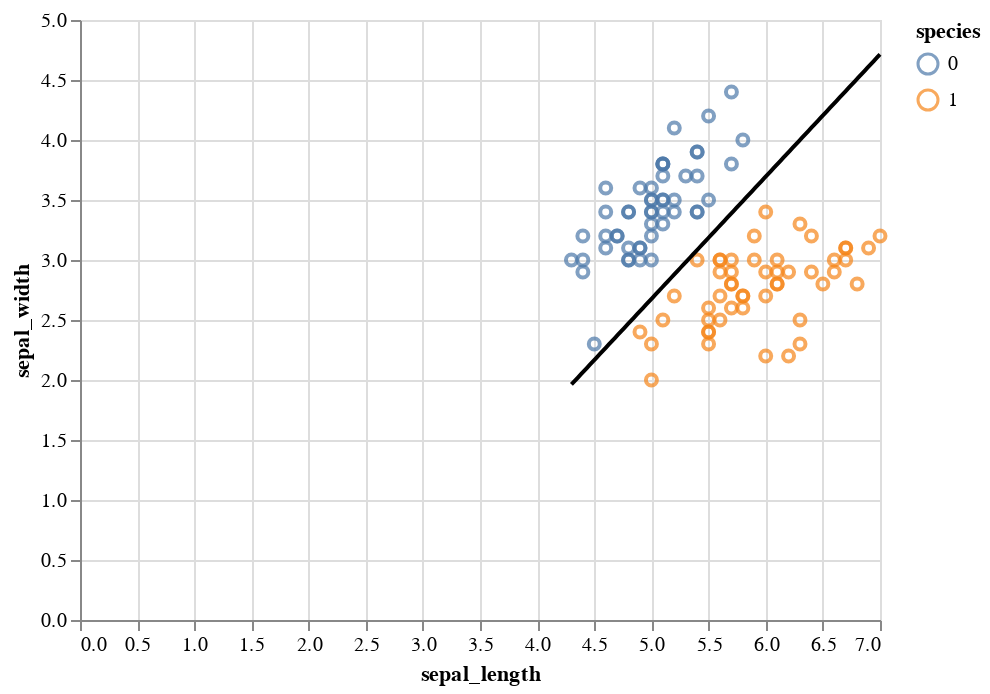

Notebook code for this chart:
### Markdown cell above
## Can we now visualize what is "linear" in this generalized linear model of sepal length and sepal width being used to predict species of iris flower?

> Please create python code that displays an altair visualization to very clearly show what is "linear" in this generalized linear model using the exact same data.

I understand that you're looking for a way to visualize what's linear in the logistic regression model using Altair. The linear part of the logistic regression model refers to the way the predictors (x1 and x2) are combined in the systematic component of the model. That is, they're combined in a linear way as a weighted sum: η = β0 + β1 * x1 + β2 * x2.

To visualize this, we can create a scatter plot of the iris data, color the points according to the species (y), and then overlay a line that represents the decision boundary of the logistic regression model, which is derived from the linear predictor η.

Here's some Python code that accomplishes this:

### Code cell
import altair as alt
from sklearn.datasets import load_iris
from sklearn.linear_model import LogisticRegression
import pandas as pd
import numpy as np

# Load the Iris dataset
iris = load_iris()

# Create the design matrix X and the target vector y
X = iris.data[:100, :2]
y = iris.target[:100]

# Convert the data to a Pandas DataFrame
df = pd.DataFrame(X, columns=['sepal_length', 'sepal_width'])
df['species'] = y

# Fit the logistic regression model
model = LogisticRegression().fit(X, y)

# The model's coefficients correspond to β in your lecture note
β0 = model.intercept_[0]  # This is the intercept
β1, β2 = model.coef_[0]  # These are the coefficients for x1 and x2

# Generate data for the decision boundary (where η = 0)
x1 = np.linspace(df['sepal_length'].min(), df['sepal_length'].max(), 100)
x2 = -(β0 + β1 * x1) / β2 # this is the equation for the decision boundary: standard formula for plotting a line from high school: y = mx + b, where m is the slope and b is the intercept
boundary = pd.DataFrame({'sepal_length': x1, 'sepal_width': x2})

# Create the Altair chart
points = alt.Chart(df).mark_point().encode(
    x='sepal_length',
    y='sepal_width',
    color='species:N'
)

line = alt.Chart(boundary).mark_line(color='black').encode(
    x='sepal_length',
    y='sepal_width'
)

chart = points + line
chart

### Figure 1 — Vega-Lite specification as saved in the notebook (floating-point values rounded to 4 significant figures)
{"config": {"view": {"continuousWidth": 400, "continuousHeight": 300}}, "layer": [{"data": {"name": "data-d7d8edbec896e45e74f770da66424e25"}, "mark": "point", "encoding": {"color": {"field": "species", "type": "nominal"}, "x": {"field": "sepal_length", "type": "quantitative"}, "y": {"field": "sepal_width", "type": "quantitative"}}}, {"data": {"name": "data-a49ac1f20387262260df02f305c6f416"}, "mark": {"type": "line", "color": "black"}, "encoding": {"x": {"field": "sepal_length", "type": "quantitative"}, "y": {"field": "sepal_width", "type": "quantitative"}}}], "$schema": "https://vega.github.io/schema/vega-lite/v4.17.0.json", "datasets": {"data-d7d8edbec896e45e74f770da66424e25": [{"sepal_length": 5.1, "sepal_width": 3.5, "species": 0}, {"sepal_length": 4.9, "sepal_width": 3.0, "species": 0}, {"sepal_length": 4.7, "sepal_width": 3.2, "species": 0}, {"sepal_length": 4.6, "sepal_width": 3.1, "species": 0}, {"sepal_length": 5.0, "sepal_width": 3.6, "species": 0}, {"sepal_length": 5.4, "sepal_width": 3.9, "species": 0}, {"sepal_length": 4.6, "sepal_width": 3.4, "species": 0}, {"sepal_length": 5.0, "sepal_width": 3.4, "species": 0}, {"sepal_length": 4.4, "sepal_width": 2.9, "species": 0}, {"sepal_length": 4.9, "sepal_width": 3.1, "species": 0}, {"sepal_length": 5.4, "sepal_width": 3.7, "species": 0}, {"sepal_length": 4.8, "sepal_width": 3.4, "species": 0}, {"sepal_length": 4.8, "sepal_width": 3.0, "species": 0}, {"sepal_length": 4.3, "sepal_width": 3.0, "species": 0}, {"sepal_length": 5.8, "sepal_width": 4.0, "species": 0}, {"sepal_length": 5.7, "sepal_width": 4.4, "species": 0}, {"sepal_length": 5.4, "sepal_width": 3.9, "species": 0}, {"sepal_length": 5.1, "sepal_width": 3.5, "species": 0}, {"sepal_length": 5.7, "sepal_width": 3.8, "species": 0}, {"sepal_length": 5.1, "sepal_width": 3.8, "species": 0}, {"sepal_length": 5.4, "sepal_width": 3.4, "species": 0}, {"sepal_length": 5.1, "sepal_width": 3.7, "species": 0}, {"sepal_length": 4.6, "sepal_width": 3.6, "species": 0}, {"sepal_length": 5.1, "sepal_width": 3.3, "species": 0}, {"sepal_length": 4.8, "sepal_width": 3.4, "species": 0}, {"sepal_length": 5.0, "sepal_width": 3.0, "species": 0}, {"sepal_length": 5.0, "sepal_width": 3.4, "species": 0}, {"sepal_length": 5.2, "sepal_width": 3.5, "species": 0}, {"sepal_length": 5.2, "sepal_width": 3.4, "species": 0}, {"sepal_length": 4.7, "sepal_width": 3.2, "species": 0}, {"sepal_length": 4.8, "sepal_width": 3.1, "species": 0}, {"sepal_length": 5.4, "sepal_width": 3.4, "species": 0}, {"sepal_length": 5.2, "sepal_width": 4.1, "species": 0}, {"sepal_length": 5.5, "sepal_width": 4.2, "species": 0}, {"sepal_length": 4.9, "sepal_width": 3.1, "species": 0}, {"sepal_length": 5.0, "sepal_width": 3.2, "species": 0}, {"sepal_length": 5.5, "sepal_width": 3.5, "species": 0}, {"sepal_length": 4.9, "sepal_width": 3.6, "species": 0}, {"sepal_length": 4.4, "sepal_width": 3.0, "species": 0}, {"sepal_length": 5.1, "sepal_width": 3.4, "species": 0}, {"sepal_length": 5.0, "sepal_width": 3.5, "species": 0}, {"sepal_length": 4.5, "sepal_width": 2.3, "species": 0}, {"sepal_length": 4.4, "sepal_width": 3.2, "species": 0}, {"sepal_length": 5.0, "sepal_width": 3.5, "species": 0}, {"sepal_length": 5.1, "sepal_width": 3.8, "species": 0}, {"sepal_length": 4.8, "sepal_width": 3.0, "species": 0}, {"sepal_length": 5.1, "sepal_width": 3.8, "species": 0}, {"sepal_length": 4.6, "sepal_width": 3.2, "species": 0}, {"sepal_length": 5.3, "sepal_width": 3.7, "species": 0}, {"sepal_length": 5.0, "sepal_width": 3.3, "species": 0}, {"sepal_length": 7.0, "sepal_width": 3.2, "species": 1}, {"sepal_length": 6.4, "sepal_width": 3.2, "species": 1}, {"sepal_length": 6.9, "sepal_width": 3.1, "species": 1}, {"sepal_length": 5.5, "sepal_width": 2.3, "species": 1}, {"sepal_length": 6.5, "sepal_width": 2.8, "species": 1}, {"sepal_length": 5.7, "sepal_width": 2.8, "species": 1}, {"sepal_length": 6.3, "sepal_width": 3.3, "species": 1}, {"sepal_length": 4.9, "sepal_width": 2.4, "species": 1}, {"sepal_length": 6.6, "sepal_width": 2.9, "species": 1}, {"sepal_length": 5.2, "sepal_width": 2.7, "species": 1}, {"sepal_length": 5.0, "sepal_width": 2.0, "species": 1}, {"sepal_length": 5.9, "sepal_width": 3.0, "species": 1}, {"sepal_length": 6.0, "sepal_width": 2.2, "species": 1}, {"sepal_length": 6.1, "sepal_width": 2.9, "species": 1}, {"sepal_length": 5.6, "sepal_width": 2.9, "species": 1}, {"sepal_length": 6.7, "sepal_width": 3.1, "species": 1}, {"sepal_length": 5.6, "sepal_width": 3.0, "species": 1}, {"sepal_length": 5.8, "sepal_width": 2.7, "species": 1}, {"sepal_length": 6.2, "sepal_width": 2.2, "species": 1}, {"sepal_length": 5.6, "sepal_width": 2.5, "species": 1}, {"sepal_length": 5.9, "sepal_width": 3.2, "species": 1}, {"sepal_length": 6.1, "sepal_width": 2.8, "species": 1}, {"sepal_length": 6.3, "sepal_width": 2.5, "species": 1}, {"sepal_length": 6.1, "sepal_width": 2.8, "species": 1}, {"sepal_length": 6.4, "sepal_width": 2.9, "species": 1}, {"sepal_length": 6.6, "sepal_width": 3.0, "species": 1}, {"sepal_length": 6.8, "sepal_width": 2.8, "species": 1}, {"sepal_length": 6.7, "sepal_width": 3.0, "species": 1}, {"sepal_length": 6.0, "sepal_width": 2.9, "species": 1}, {"sepal_length": 5.7, "sepal_width": 2.6, "species": 1}, {"sepal_length": 5.5, "sepal_width": 2.4, "species": 1}, {"sepal_length": 5.5, "sepal_width": 2.4, "species": 1}, {"sepal_length": 5.8, "sepal_width": 2.7, "species": 1}, {"sepal_length": 6.0, "sepal_width": 2.7, "species": 1}, {"sepal_length": 5.4, "sepal_width": 3.0, "species": 1}, {"sepal_length": 6.0, "sepal_width": 3.4, "species": 1}, {"sepal_length": 6.7, "sepal_width": 3.1, "species": 1}, {"sepal_length": 6.3, "sepal_width": 2.3, "species": 1}, {"sepal_length": 5.6, "sepal_width": 3.0, "species": 1}, {"sepal_length": 5.5, "sepal_width": 2.5, "species": 1}, {"sepal_length": 5.5, "sepal_width": 2.6, "species": 1}, {"sepal_length": 6.1, "sepal_width": 3.0, "species": 1}, {"sepal_length": 5.8, "sepal_width": 2.6, "species": 1}, {"sepal_length": 5.0, "sepal_width": 2.3, "species": 1}, {"sepal_length": 5.6, "sepal_width": 2.7, "species": 1}, {"sepal_length": 5.7, "sepal_width": 3.0, "species": 1}, {"sepal_length": 5.7, "sepal_width": 2.9, "species": 1}, {"sepal_length": 6.2, "sepal_width": 2.9, "species": 1}, {"sepal_length": 5.1, "sepal_width": 2.5, "species": 1}, {"sepal_length": 5.7, "sepal_width": 2.8, "species": 1}], "data-a49ac1f20387262260df02f305c6f416": [{"sepal_length": 4.3, "sepal_width": 1.963}, {"sepal_length": 4.327, "sepal_width": 1.991}, {"sepal_length": 4.355, "sepal_width": 2.019}, {"sepal_length": 4.382, "sepal_width": 2.046}, {"sepal_length": 4.409, "sepal_width": 2.074}, {"sepal_length": 4.436, "sepal_width": 2.102}, {"sepal_length": 4.464, "sepal_width": 2.13}, {"sepal_length": 4.491, "sepal_width": 2.157}, {"sepal_length": 4.518, "sepal_width": 2.185}, {"sepal_length": 4.545, "sepal_width": 2.213}, {"sepal_length": 4.573, "sepal_width": 2.241}, {"sepal_length": 4.6, "sepal_width": 2.269}, {"sepal_length": 4.627, "sepal_width": 2.296}, {"sepal_length": 4.655, "sepal_width": 2.324}, {"sepal_length": 4.682, "sepal_width": 2.352}, {"sepal_length": 4.709, "sepal_width": 2.38}, {"sepal_length": 4.736, "sepal_width": 2.407}, {"sepal_length": 4.764, "sepal_width": 2.435}, {"sepal_length": 4.791, "sepal_width": 2.463}, {"sepal_length": 4.818, "sepal_width": 2.491}, {"sepal_length": 4.845, "sepal_width": 2.519}, {"sepal_length": 4.873, "sepal_width": 2.546}, {"sepal_length": 4.9, "sepal_width": 2.574}, {"sepal_length": 4.927, "sepal_width": 2.602}, {"sepal_length": 4.955, "sepal_width": 2.63}, {"sepal_length": 4.982, "sepal_width": 2.658}, {"sepal_length": 5.009, "sepal_width": 2.685}, {"sepal_length": 5.036, "sepal_width": 2.713}, {"sepal_length": 5.064, "sepal_width": 2.741}, {"sepal_length": 5.091, "sepal_width": 2.769}, {"sepal_length": 5.118, "sepal_width": 2.796}, {"sepal_length": 5.145, "sepal_width": 2.824}, {"sepal_length": 5.173, "sepal_width": 2.852}, {"sepal_length": 5.2, "sepal_width": 2.88}, {"sepal_length": 5.227, "sepal_width": 2.908}, {"sepal_length": 5.255, "sepal_width": 2.935}, {"sepal_length": 5.282, "sepal_width": 2.963}, {"sepal_length": 5.309, "sepal_width": 2.991}, {"sepal_length": 5.336, "sepal_width": 3.019}, {"sepal_length": 5.364, "sepal_width": 3.047}, {"sepal_length": 5.391, "sepal_width": 3.074}, {"sepal_length": 5.418, "sepal_width": 3.102}, {"sepal_length": 5.445, "sepal_width": 3.13}, {"sepal_length": 5.473, "sepal_width": 3.158}, {"sepal_length": 5.5, "sepal_width": 3.185}, {"sepal_length": 5.527, "sepal_width": 3.213}, {"sepal_length": 5.555, "sepal_width": 3.241}, {"sepal_length": 5.582, "sepal_width": 3.269}, {"sepal_length": 5.609, "sepal_width": 3.297}, {"sepal_length": 5.636, "sepal_width": 3.324}, {"sepal_length": 5.664, "sepal_width": 3.352}, {"sepal_length": 5.691, "sepal_width": 3.38}, {"sepal_length": 5.718, "sepal_width": 3.408}, {"sepal_length": 5.745, "sepal_width": 3.436}, {"sepal_length": 5.773, "sepal_width": 3.463}, {"sepal_length": 5.8, "sepal_width": 3.491}, {"sepal_length": 5.827, "sepal_width": 3.519}, {"sepal_length": 5.855, "sepal_width": 3.547}, {"sepal_length": 5.882, "sepal_width": 3.574}, {"sepal_length": 5.909, "sepal_width": 3.602}, {"sepal_length": 5.936, "sepal_width": 3.63}, {"sepal_length": 5.964, "sepal_width": 3.658}, {"sepal_length": 5.991, "sepal_width": 3.686}, {"sepal_length": 6.018, "sepal_width": 3.713}, {"sepal_length": 6.045, "sepal_width": 3.741}, {"sepal_length": 6.073, "sepal_width": 3.769}, {"sepal_length": 6.1, "sepal_width": 3.797}, {"sepal_length": 6.127, "sepal_width": 3.824}, {"sepal_length": 6.155, "sepal_width": 3.852}, {"sepal_length": 6.182, "sepal_width": 3.88}, {"sepal_length": 6.209, "sepal_width": 3.908}, {"sepal_length": 6.236, "sepal_width": 3.936}, {"sepal_length": 6.264, "sepal_width": 3.963}, {"sepal_length": 6.291, "sepal_width": 3.991}, {"sepal_length": 6.318, "sepal_width": 4.019}, {"sepal_length": 6.345, "sepal_width": 4.047}, {"sepal_length": 6.373, "sepal_width": 4.075}, {"sepal_length": 6.4, "sepal_width": 4.102}, {"sepal_length": 6.427, "sepal_width": 4.13}, {"sepal_length": 6.455, "sepal_width": 4.158}, {"sepal_length": 6.482, "sepal_width": 4.186}, {"sepal_length": 6.509, "sepal_width": 4.213}, {"sepal_length": 6.536, "sepal_width": 4.241}, {"sepal_length": 6.564, "sepal_width": 4.269}, {"sepal_length": 6.591, "sepal_width": 4.297}, {"sepal_length": 6.618, "sepal_width": 4.325}, {"sepal_length": 6.645, "sepal_width": 4.352}, {"sepal_length": 6.673, "sepal_width": 4.38}, {"sepal_length": 6.7, "sepal_width": 4.408}, {"sepal_length": 6.727, "sepal_width": 4.436}, {"sepal_length": 6.755, "sepal_width": 4.464}, {"sepal_length": 6.782, "sepal_width": 4.491}, {"sepal_length": 6.809, "sepal_width": 4.519}, {"sepal_length": 6.836, "sepal_width": 4.547}, {"sepal_length": 6.864, "sepal_width": 4.575}, {"sepal_length": 6.891, "sepal_width": 4.602}, {"sepal_length": 6.918, "sepal_width": 4.63}, {"sepal_length": 6.945, "sepal_width": 4.658}, {"sepal_length": 6.973, "sepal_width": 4.686}, {"sepal_length": 7.0, "sepal_width": 4.714}]}}
